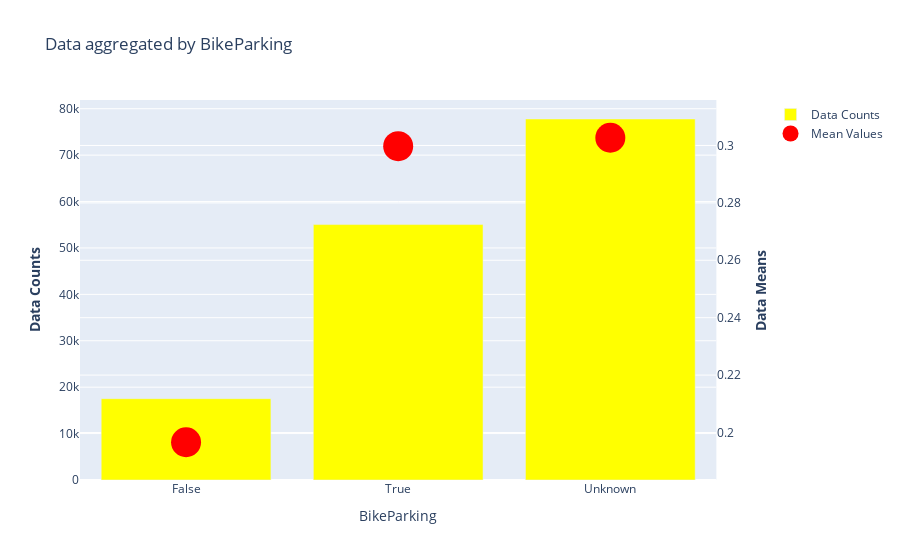

This figure's notebook cell:
### Markdown cell above
It's surprising that this trend is consistent accross different business categories. We might want to investigate it deeper or accept it as a fact that not accepting creditcards could increase customer satisfaction?

### BikeParking

It seems reasonable that making life easier for people comming on bike to have parking spots may have some impact on satisfaction rate.

### Code cell
plots.investigate_categoric_variable(df, response, ['BikeParking'], ["Unknown"])

### Figure 1 — Plotly figure (JSON) as saved in the notebook; plotly's stock layout.template omitted (floating-point values rounded to 4 significant figures)
{"data": [{"marker": {"color": "yellow"}, "name": "Data Counts", "type": "bar", "x": ["False", "True", "Unknown"], "xaxis": "x", "y": [17518, 55040, 77788], "yaxis": "y"}, {"marker": {"color": "red", "size": 30}, "mode": "markers", "name": "Mean Values", "type": "scatter", "x": ["False", "True", "Unknown"], "xaxis": "x", "y": [0.1966, 0.2997, 0.3027], "yaxis": "y2"}], "layout": {"title": {"text": "Data aggregated by BikeParking"}, "xaxis": {"anchor": "y", "domain": [0, 0.94], "title": {"text": "BikeParking"}}, "yaxis": {"anchor": "x", "domain": [0, 1], "title": {"text": "<b>Data Counts</b>"}}, "yaxis2": {"anchor": "x", "overlaying": "y", "side": "right", "title": {"text": "<b>Data Means</b>"}}}}
